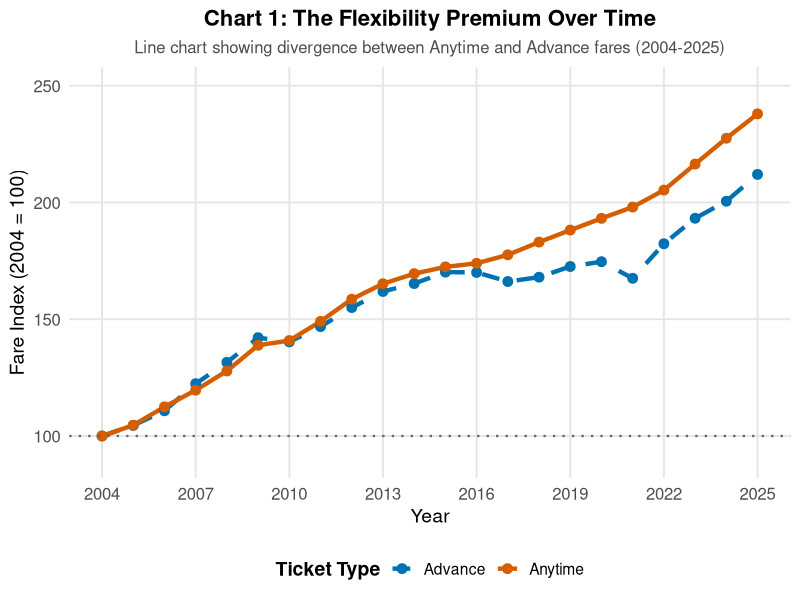
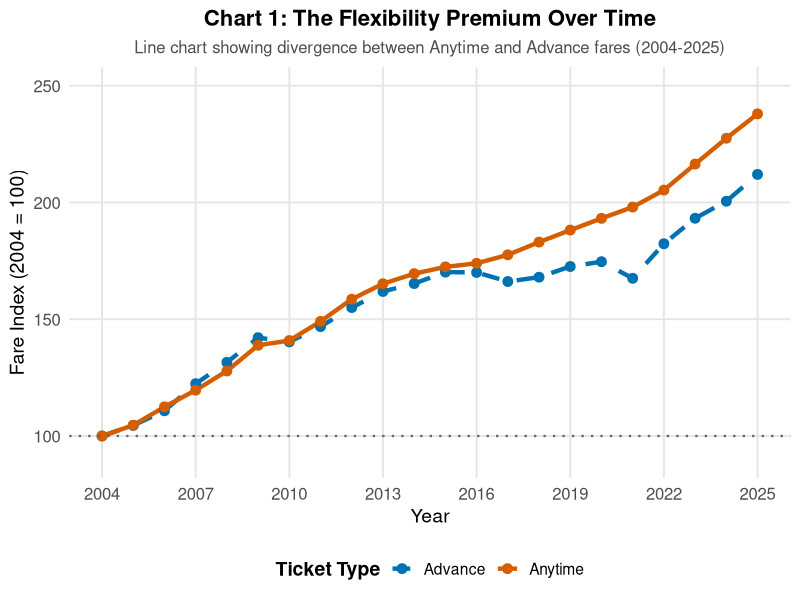

Write the R code that produced these figures, in order.
# ==============================================================================
# IJC445 DATA VISUALISATION - CHART 1: LINE CHART (Anytime vs Advance)
# ==============================================================================
# Script: 01_chart1_line_anytime_advance.R
# Purpose: Create line chart showing the "flexibility premium" gap
# Chart Type: Time Series Line Chart
# Module: IJC445 Data Visualisation
# Date: January 2026
# ==============================================================================

# SETUP ------------------------------------------------------------------------

library(tidyverse)
library(scales)

# LOAD AND TRANSFORM DATA ------------------------------------------------------

data_raw <- read_csv("data/7182_Change_by_ticket_type.csv", 
                     col_types = cols(.default = "c"),
                     show_col_types = FALSE)

rail_data <- data_raw %>%
  filter(!Sector %in% c("Retail Prices Index")) %>%
  filter(!str_detect(`Ticket type`, "Revenue per journey")) %>%
  select(Sector, `Ticket type`, `2004`:`2025 [note 1]`) %>%
  pivot_longer(
    cols = `2004`:`2025 [note 1]`,
    names_to = "Year",
    values_to = "Fare_Index"
  ) %>%
  mutate(
    Year = as.numeric(str_extract(Year, "\\d{4}")),
    Fare_Index = as.numeric(Fare_Index)
  ) %>%
  filter(!is.na(Fare_Index))

# CREATE CHART 1 ---------------------------------------------------------------


# Filter for Anytime and Advance tickets
anytime_advance <- rail_data %>%
  filter(`Ticket type` %in% c("Anytime", "Advance"),
         Sector == "All operators")

# Create visualisation
chart1 <- ggplot(anytime_advance, aes(x = Year, y = Fare_Index, 
                                      colour = `Ticket type`, 
                                      linetype = `Ticket type`)) +
  geom_line(size = 1.5) +
  geom_point(size = 3) +
  geom_hline(yintercept = 100, linetype = "dotted", colour = "grey40", size = 0.8) +
  # Colourblind-safe Okabe & Ito palette
  scale_colour_manual(
    values = c("Anytime" = "#D55E00", "Advance" = "#0072B2"),
    name = "Ticket Type"
  ) +
  scale_linetype_manual(
    values = c("Anytime" = "solid", "Advance" = "dashed"),
    name = "Ticket Type"
  ) +
  scale_x_continuous(breaks = seq(2004, 2025, by = 3)) +
  scale_y_continuous(limits = c(90, 250)) +
  labs(
    title = "Chart 1: The Flexibility Premium Over Time",
    subtitle = "Line chart showing divergence between Anytime and Advance fares (2004-2025)",
    x = "Year",
    y = "Fare Index (2004 = 100)"
  ) +
  theme_minimal(base_size = 14) +
  theme(
    plot.title = element_text(face = "bold", size = 16, hjust = 0.5),
    plot.subtitle = element_text(size = 12, colour = "grey30", hjust = 0.5),
    legend.position = "bottom",
    legend.title = element_text(face = "bold"),
    panel.grid.minor = element_blank(),
    panel.grid.major = element_line(colour = "grey90"),
    axis.text = element_text(size = 12)
  )

# Save chart
dir.create("visualisations/diverse", showWarnings = FALSE, recursive = TRUE)
ggsave("visualisations/diverse/chart1_line_anytime_vs_advance.png", 
       chart1, width = 12, height = 7, dpi = 300, bg = "white")

# Auto-display chart
print(chart1)


